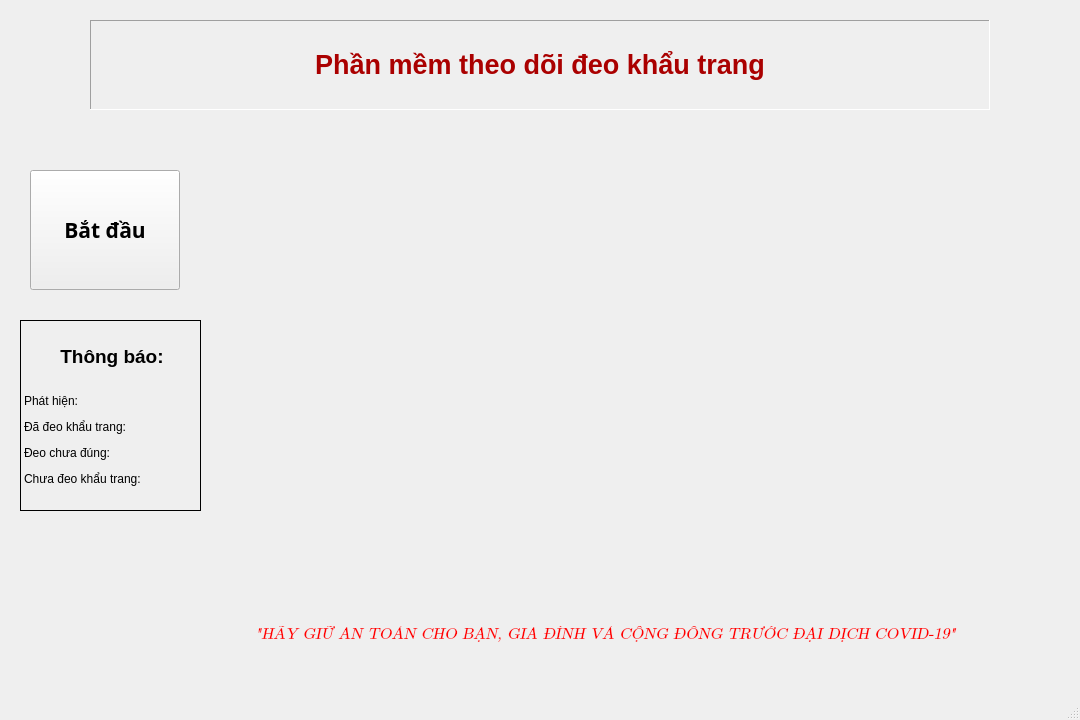
<?xml version="1.0" encoding="UTF-8"?>
<ui version="4.0">
 <class>Phanmemtheodoikhautrang</class>
 <widget class="QMainWindow" name="Phanmemtheodoikhautrang">
  <property name="geometry">
   <rect>
    <x>0</x>
    <y>0</y>
    <width>1080</width>
    <height>720</height>
   </rect>
  </property>
  <property name="font">
   <font>
    <family>Arial</family>
   </font>
  </property>
  <property name="windowTitle">
   <string>MainWindow</string>
  </property>
  <property name="windowIcon">
   <iconset>
    <normalon>Photos/giphy (1).gif</normalon>
   </iconset>
  </property>
  <widget class="QWidget" name="centralwidget">
   <widget class="QLabel" name="background">
    <property name="geometry">
     <rect>
      <x>0</x>
      <y>0</y>
      <width>1080</width>
      <height>720</height>
     </rect>
    </property>
    <property name="text">
     <string/>
    </property>
    <property name="pixmap">
     <pixmap>Photos/bg.png</pixmap>
    </property>
    <property name="scaledContents">
     <bool>true</bool>
    </property>
    <property name="wordWrap">
     <bool>false</bool>
    </property>
   </widget>
   <widget class="QLabel" name="screen">
    <property name="geometry">
     <rect>
      <x>220</x>
      <y>120</y>
      <width>640</width>
      <height>480</height>
     </rect>
    </property>
    <property name="text">
     <string/>
    </property>
    <property name="pixmap">
     <pixmap>Photos/mask.jpg</pixmap>
    </property>
    <property name="scaledContents">
     <bool>true</bool>
    </property>
   </widget>
   <widget class="QLabel" name="pgname">
    <property name="geometry">
     <rect>
      <x>90</x>
      <y>20</y>
      <width>900</width>
      <height>90</height>
     </rect>
    </property>
    <property name="palette">
     <palette>
      <active>
       <colorrole role="Text">
        <brush brushstyle="SolidPattern">
         <color alpha="255">
          <red>0</red>
          <green>0</green>
          <blue>0</blue>
         </color>
        </brush>
       </colorrole>
       <colorrole role="PlaceholderText">
        <brush brushstyle="SolidPattern">
         <color alpha="128">
          <red>170</red>
          <green>0</green>
          <blue>0</blue>
         </color>
        </brush>
       </colorrole>
      </active>
      <inactive>
       <colorrole role="Text">
        <brush brushstyle="SolidPattern">
         <color alpha="255">
          <red>0</red>
          <green>0</green>
          <blue>0</blue>
         </color>
        </brush>
       </colorrole>
       <colorrole role="PlaceholderText">
        <brush brushstyle="SolidPattern">
         <color alpha="128">
          <red>170</red>
          <green>0</green>
          <blue>0</blue>
         </color>
        </brush>
       </colorrole>
      </inactive>
      <disabled>
       <colorrole role="Text">
        <brush brushstyle="SolidPattern">
         <color alpha="255">
          <red>120</red>
          <green>120</green>
          <blue>120</blue>
         </color>
        </brush>
       </colorrole>
       <colorrole role="PlaceholderText">
        <brush brushstyle="SolidPattern">
         <color alpha="128">
          <red>0</red>
          <green>0</green>
          <blue>0</blue>
         </color>
        </brush>
       </colorrole>
      </disabled>
     </palette>
    </property>
    <property name="font">
     <font>
      <family>Segoe UI</family>
      <pointsize>20</pointsize>
      <weight>75</weight>
      <bold>true</bold>
      <strikeout>false</strikeout>
      <kerning>true</kerning>
     </font>
    </property>
    <property name="autoFillBackground">
     <bool>true</bool>
    </property>
    <property name="frameShape">
     <enum>QFrame::Panel</enum>
    </property>
    <property name="frameShadow">
     <enum>QFrame::Sunken</enum>
    </property>
    <property name="text">
     <string>&lt;html&gt;&lt;head/&gt;&lt;body&gt;&lt;p align=&quot;center&quot;&gt;&lt;span style=&quot; color:#aa0000;&quot;&gt;Phần mềm theo dõi đeo khẩu trang&lt;/span&gt;&lt;/p&gt;&lt;/body&gt;&lt;/html&gt;</string>
    </property>
    <property name="scaledContents">
     <bool>true</bool>
    </property>
    <property name="alignment">
     <set>Qt::AlignCenter</set>
    </property>
   </widget>
   <widget class="QLabel" name="gif">
    <property name="geometry">
     <rect>
      <x>30</x>
      <y>540</y>
      <width>181</width>
      <height>151</height>
     </rect>
    </property>
    <property name="text">
     <string/>
    </property>
    <property name="pixmap">
     <pixmap>Photos/source.gif</pixmap>
    </property>
    <property name="scaledContents">
     <bool>true</bool>
    </property>
   </widget>
   <widget class="QLabel" name="poster">
    <property name="geometry">
     <rect>
      <x>860</x>
      <y>120</y>
      <width>211</width>
      <height>481</height>
     </rect>
    </property>
    <property name="text">
     <string/>
    </property>
    <property name="pixmap">
     <pixmap>Photos/5k.jpg</pixmap>
    </property>
    <property name="scaledContents">
     <bool>true</bool>
    </property>
   </widget>
   <widget class="QLabel" name="Slogan">
    <property name="geometry">
     <rect>
      <x>250</x>
      <y>600</y>
      <width>711</width>
      <height>71</height>
     </rect>
    </property>
    <property name="font">
     <font>
      <family>Cambria Math</family>
      <pointsize>12</pointsize>
      <weight>50</weight>
      <italic>false</italic>
      <bold>false</bold>
     </font>
    </property>
    <property name="frameShape">
     <enum>QFrame::NoFrame</enum>
    </property>
    <property name="text">
     <string>&lt;html&gt;&lt;head/&gt;&lt;body&gt;&lt;p&gt;&lt;span style=&quot; font-size:12pt; font-style:italic; color:#ff0000;&quot;&gt;&amp;quot;HÃY GIỮ AN TOÀN CHO BẠN, GIA ĐÌNH VÀ CỘNG ĐỒNG TRƯỚC ĐẠI DỊCH COVID-19&amp;quot;&lt;/span&gt;&lt;/p&gt;&lt;/body&gt;&lt;/html&gt;</string>
    </property>
    <property name="alignment">
     <set>Qt::AlignCenter</set>
    </property>
   </widget>
   <widget class="QLabel" name="noti">
    <property name="geometry">
     <rect>
      <x>20</x>
      <y>320</y>
      <width>181</width>
      <height>191</height>
     </rect>
    </property>
    <property name="autoFillBackground">
     <bool>true</bool>
    </property>
    <property name="frameShape">
     <enum>QFrame::Panel</enum>
    </property>
    <property name="frameShadow">
     <enum>QFrame::Plain</enum>
    </property>
    <property name="text">
     <string>&lt;html&gt;&lt;head/&gt;&lt;body&gt;&lt;p align=&quot;center&quot;&gt;&lt;span style=&quot; font-size:14pt; font-weight:600;&quot;&gt;Thông báo:&lt;/span&gt;&lt;/p&gt;&lt;p align=&quot;justify&quot;&gt;&lt;br/&gt;&lt;span style=&quot; font-size:9pt;&quot;&gt;Phát hiện:&lt;/span&gt;&lt;/p&gt;&lt;p align=&quot;justify&quot;&gt;&lt;span style=&quot; font-size:9pt;&quot;&gt;Đã đeo khẩu trang:&lt;/span&gt;&lt;/p&gt;&lt;p align=&quot;justify&quot;&gt;&lt;span style=&quot; font-size:9pt;&quot;&gt;Đeo chưa đúng:&lt;/span&gt;&lt;/p&gt;&lt;p align=&quot;justify&quot;&gt;&lt;span style=&quot; font-size:9pt;&quot;&gt;Chưa đeo khẩu trang:&lt;/span&gt;&lt;/p&gt;&lt;/body&gt;&lt;/html&gt;</string>
    </property>
    <property name="scaledContents">
     <bool>true</bool>
    </property>
   </widget>
   <widget class="QPushButton" name="button">
    <property name="geometry">
     <rect>
      <x>30</x>
      <y>170</y>
      <width>150</width>
      <height>120</height>
     </rect>
    </property>
    <property name="font">
     <font>
      <family>Bahnschrift SemiBold</family>
      <pointsize>16</pointsize>
      <weight>75</weight>
      <italic>false</italic>
      <bold>true</bold>
     </font>
    </property>
    <property name="text">
     <string>Bắt đầu</string>
    </property>
   </widget>
  </widget>
  <widget class="QMenuBar" name="menubar">
   <property name="geometry">
    <rect>
     <x>0</x>
     <y>0</y>
     <width>1080</width>
     <height>21</height>
    </rect>
   </property>
  </widget>
  <widget class="QStatusBar" name="statusbar"/>
 </widget>
 <resources/>
 <connections/>
</ui>
